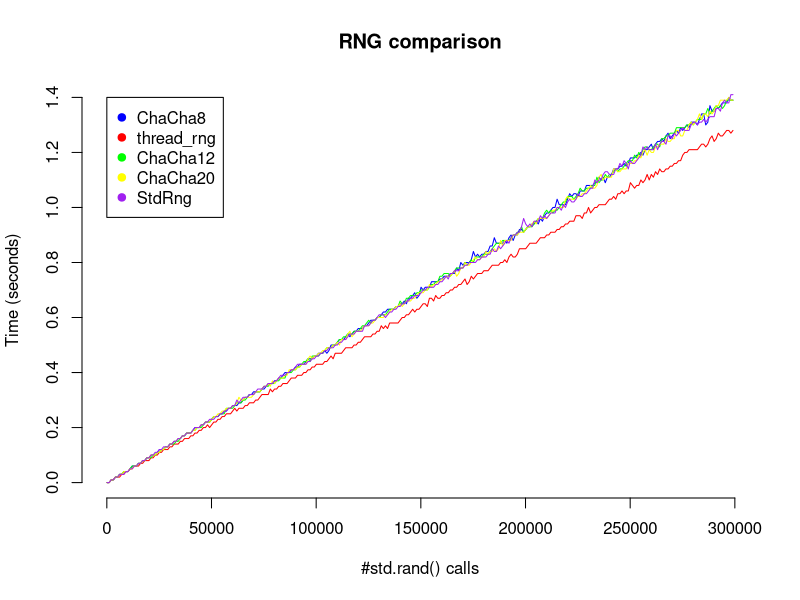

R code for this plot:
f1 <- read.csv(file = "csv/chacha8.csv")
f2 <- read.csv(file = "csv/thread_rng.csv")
f3 <- read.csv(file = "csv/chacha12.csv")
f4 <- read.csv(file = "csv/chacha20.csv")
f5 <- read.csv(file = "csv/stdrng.csv")

plot(f1$n, f1$time, main = "RNG comparison", xlab = "#std.rand() calls", ylab = "Time (seconds)", type = "l", frame = FALSE, col = "blue")
lines(f2$n, f2$time, col = "red", type = "l")
lines(f3$n, f3$time, col = "green", type = "l")
lines(f4$n, f4$time, col = "yellow", type = "l")
lines(f5$n, f5$time, col = "purple", type = "l")

legend(0, 1.4, legend=c("ChaCha8", "thread_rng", "ChaCha12", "ChaCha20", "StdRng"), pch=c(19, 19, 19, 19), col=c("blue", "red", "green", "yellow", "purple"))
